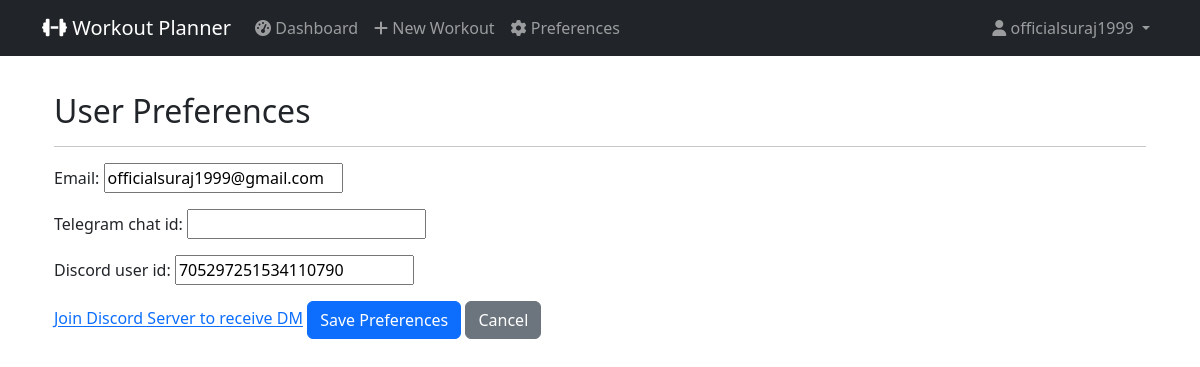
The page /preferences/ (signed in) on the database its author committed.
### workout_app/models.py (models this page shows, shortened)
class UserPreferences(models.Model):
    user = models.OneToOneField(User, on_delete=models.CASCADE)
    email = models.EmailField(blank=True, null=True)
    telegram_chat_id = models.CharField(max_length=50, blank=True, null=True)
    discord_user_id = models.CharField(max_length=50, blank=True, null=True)

### workout_app/views.py (the view)
# urls.py: path('preferences/', views.user_preferences, name='preferences'),
@login_required
def user_preferences(request):
    preferences, created = UserPreferences.objects.get_or_create(user=request.user)
    if request.method == 'POST':
        form = UserPreferencesForm(request.POST, instance=preferences)
        if form.is_valid():
            form.save()
            messages.success(request, "Your preferences have been updated!")
            return redirect('dashboard')
    else:
        form = UserPreferencesForm(instance=preferences)
    return render(request, 'workout_app/preferences.html', {'form': form})

### workout_app/forms.py
class UserPreferencesForm(forms.ModelForm):
    class Meta:
        model = UserPreferences
        fields = ['email', 'telegram_chat_id', 'discord_user_id']

### workout_app/templates/workout_app/preferences.html (shortened to what this page needs)
{% extends "workout_app/base.html" %}
{% block content %}
<div class="container" style="margin-top: 2em;">
    <h2>User Preferences</h2>
    <hr>
    <form method="post">
        {{ form.as_p }}
        <a href="https://discord.gg/7RfS9Z3wwx">Join Discord Server to receive DM</a>
        <button type="submit" class="btn btn-primary">Save Preferences</button>
        <a href="{% url 'dashboard' %}" class="btn btn-secondary">Cancel</a>
    </form>
</div>
{% endblock %}

### workout_app/templates/workout_app/base.html (shortened to what this page needs)
<!DOCTYPE html>
<html lang="en">
<head>
    <link href="https://cdn.jsdelivr.net/npm/bootstrap@5.3.0/dist/css/bootstrap.min.css" rel="stylesheet">
    <link href="https://cdnjs.cloudflare.com/ajax/libs/font-awesome/6.4.0/css/all.min.css" rel="stylesheet">
</head>
<body>
    <nav class="navbar navbar-expand-lg navbar-dark bg-dark fixed-top">
        <div class="container">
            <a class="navbar-brand" href="{% url 'dashboard' %}">
                <i class="fas fa-dumbbell"></i> Workout Planner
            </a>
            <div class="collapse navbar-collapse" id="navbarNav">
                <ul class="navbar-nav me-auto">
                    {% if user.is_authenticated %}
                    <li class="nav-item">
                        <a class="nav-link" href="{% url 'dashboard' %}">
                            <i class="fas fa-tachometer-alt"></i> Dashboard
                        </a>
                    </li>
                    <li class="nav-item">
                        <a class="nav-link" href="{% url 'create_workout' %}">
                            <i class="fas fa-plus"></i> New Workout
                        </a>
                    </li>
                    <li class="nav-item">
                        <a class="nav-link" href="{% url 'preferences' %}">
                            <i class="fas fa-cog"></i> Preferences
                        </a>
                    </li>
                    {% endif %}
                </ul>
                <ul class="navbar-nav">
                    {% if user.is_authenticated %}
                    <li class="nav-item dropdown">
                        <a class="nav-link dropdown-toggle" href="#" role="button" data-bs-toggle="dropdown">
                            <i class="fas fa-user"></i> {{ user.first_name|default:user.username }}
                        </a>
                    </li>
                    {% endif %}
                </ul>
            </div>
        </div>
    </nav>
    <div class="container">
        {% block content %}{% endblock %}
    </div>
</body>
</html>

### workout_app/templates/workout_app/base.html (style rules this page uses)
body { padding-top: 60px; }

### rows shown on the page
UserPreferences: email "officialsuraj1999@gmail.com", discord_user_id "705297251534110790"

### other values the page prints
{{ user.first_name|default:user.username }} "officialsuraj1999"
